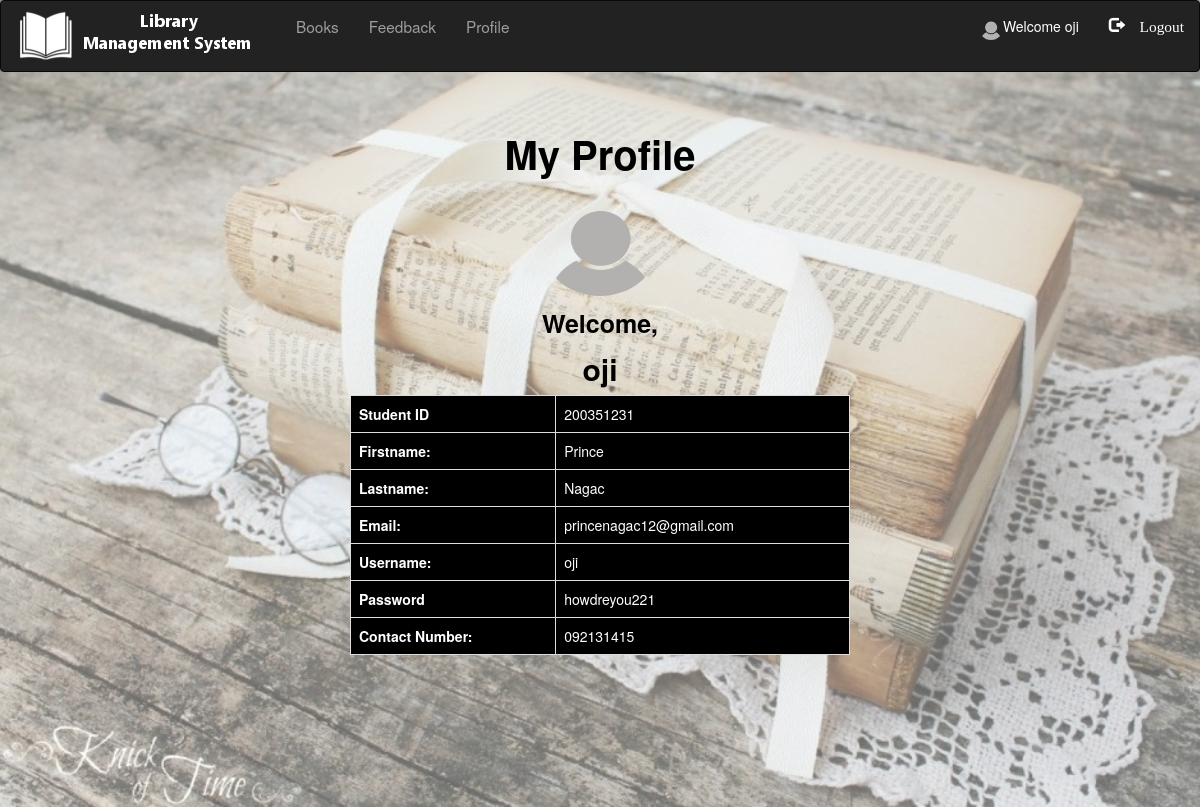
The page /student/profile.php (signed in) on the database its author committed.
### tables this page shows
CREATE TABLE `registration` (
  `studentid` int(11) NOT NULL,
  `firstname` varchar(50) DEFAULT NULL,
  `lastname` varchar(50) DEFAULT NULL,
  `username` varchar(50) DEFAULT NULL,
  `password` varchar(50) DEFAULT NULL,
  `email` varchar(50) DEFAULT NULL,
  `contact` varchar(50) NOT NULL
);

### student/profile.php (the view, shortened to what this page needs)
<?php
include "connection.php";
include "navbar.php";
?>
<!DOCTYPE html>
<html>
    <head>
    </head>
<body  style = "background-image:url(image/as.jpg); background-repeat: no-repeat; background-size: cover;   background-color: rgba(255,255,255,0.4);
                 background-blend-mode: lighten;">
<div class = "container">
    <form action = "" method = "post">
<div class = "wrapper">
<?php
        $q = mysqli_query($db, "SELECT * FROM registration WHERE username = '$_SESSION[login_user]';");
?>
 <h2> My Profile </h2>
<?php
    $row = mysqli_fetch_assoc($q);
    echo "<div class = 'pic'><img class = 'img-circle profile-img' height = 110 width = 120 src = 'image/default-profile.png''></img>
    </div>";
?>
        <div  style = "text-align: center ; font-size: 25px;margin-top: 10px; color:black;"> <b> Welcome, </b>
        <h4>
        <?php
        echo $_SESSION['login_user'];
        ?>
    </h4>
    </div>
          <?php
            echo "<b>";
            echo "<table class = 'table table-bordered' style = 'color: white; background-color: black;'>";
            echo "<tr>";
            echo "<td>";
                echo "<b> Student ID </b>";
            echo "</td>";
            echo "<td>";
                echo $row['studentid'];
            echo "</td>";
            echo "</tr>";
            echo "<tr>";
            echo "<td> ";
                echo "<b>Firstname:  </b>";
            echo "</td>";
            echo "<td> ";
                 echo $row['firstname'];
            echo "</td>";
            echo "</tr>";
            echo "<tr>";
            echo "<td>";
                echo "<b>Lastname:  </b>";
            echo "</td>";
            echo "<td>";
                echo $row['lastname'];
            echo "</td>";
            echo "</tr>";
            echo "<tr>";
            echo "<td>";
                echo "<b> Email:</b>";
            echo "</td>";
            echo "<td>";
                echo $row['email'];
            echo "</td>";
            echo "</tr>";
            echo "<tr>";
            echo "<td>";
                echo "<b> Username: </b>";
            echo "</td>";
            echo "<td>";
                echo $row['username'];
            echo "</td>";
            echo "</tr>";
            echo "<tr>";
            echo "<td>";
                echo "<b>Password </b>";
            echo "</td>";
            echo "<td>";
                echo $row['password'];
            echo "</td>";
            echo "</tr>";
            echo "<tr>";
            echo "<td>";
                echo "<b> Contact Number: </b>";
            echo "</td>";
            echo "<td>";
                echo $row['contact'];
            echo "</td>";
            echo "</tr>";
            echo "</table>";
            echo "</b>";
           ?>
</div>
</div>
</body>
</html>

### student/css/style.css (style rules this page uses)
html, body, div, span, object, iframe, h1, h2, h3, h4, h5, h6, p, blockquote, pre, abbr, address, cite, code, del, dfn, em, img, ins, kbd, q, samp, small, strong, sub, sup, var, b, i, dl, dt, dd, ol, ul, li, fieldset, form, label, legend, table, caption, tbody, tfoot, thead, tr, th, td, article, aside, canvas, details, figcaption, figure, footer, header, hgroup, menu, nav, section, summary, time, mark, audio, video { margin:0; padding:0; border:0; outline:0; font-size:100%; vertical-align:baseline; background:transparent; }
body { line-height:1; }
table { border-collapse:collapse; border-spacing:0; }
.wrapper { height: 695px; width: 1349px; }

### student/profile.php (style rules this page uses)
.wrapper { margin: 0 auto; width: 500px; color: white; }
h2 { text-align: center; padding-top: 20px; font-weight: 700; color:black; font-size:40px; }
h4 { font-size:30px; color:black; font-weight: 750; }
.pic { text-align: center; }

### rows shown on the page
registration: studentid "200351231", firstname "Prince", lastname "Nagac", email "princenagac12@gmail.com", username "oji", password "howdreyou221", contact "092131415"

### other values the page prints
$_SESSION['login_user'] "oji"
